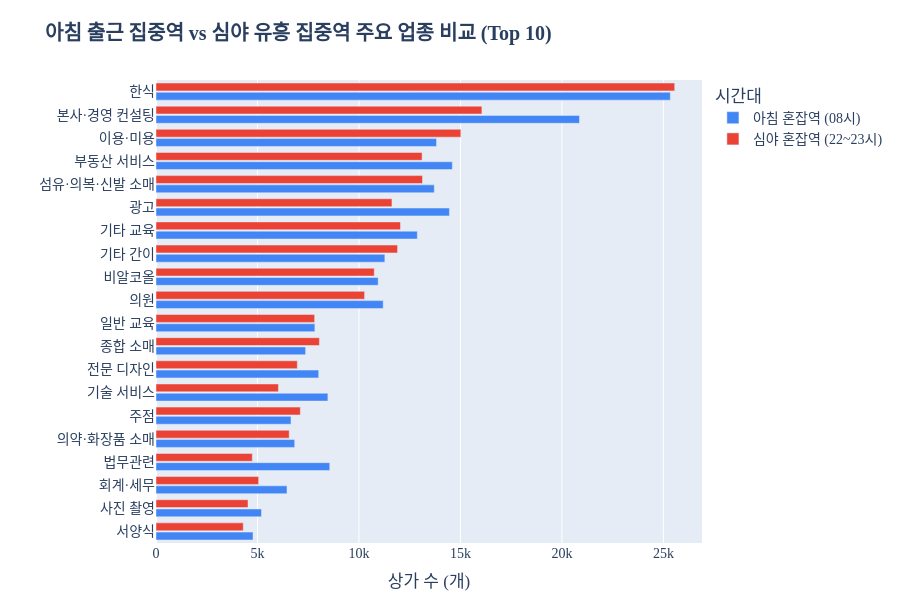

The notebook cell this image was saved under:
### Code cell
df_q2 = pd.read_csv('q2_morning_vs_night.csv')

df_q2_melted = df_q2.melt(
    id_vars='store_type', 
    value_vars=['morning_count', 'night_count'],
    var_name='Time', 
    value_name='Count'
)
df_q2_melted['Time'] = df_q2_melted['Time'].replace({
    'morning_count': '아침 혼잡역 (08시)', 
    'night_count': '심야 혼잡역 (22~23시)'
})

fig2 = px.bar(
    df_q2_melted, 
    y='store_type', 
    x='Count', 
    color='Time', 
    barmode='group', 
    orientation='h',
    title='<b>아침 출근 집중역 vs 심야 유흥 집중역 주요 업종 비교 (Top 10)</b>',
    labels={'store_type': '', 'Count': '상가 수 (개)', 'Time': '시간대'}, 
    color_discrete_sequence=['#4285F4', '#EA4335'] 
)
fig2.update_layout(
    height=600, 
    yaxis={'categoryorder': 'total ascending'},
    font=dict(family="Malgun Gothic", size=14),
    margin=dict(l=150, r=20, t=80, b=40),
    bargroupgap=0.15 
)

fig2.show()

### Figure 1 — Plotly figure (JSON) as saved in the notebook; plotly's stock layout.template omitted (floating-point values rounded to 4 significant figures)
{"data": [{"alignmentgroup": "True", "hovertemplate": "시간대=아침 혼잡역 (08시)<br>상가 수 (개)=%{x}<br>=%{y}<extra></extra>", "legendgroup": "아침 혼잡역 (08시)", "marker": {"color": "#4285F4", "pattern": {"shape": ""}}, "name": "아침 혼잡역 (08시)", "offsetgroup": "아침 혼잡역 (08시)", "orientation": "h", "showlegend": true, "textposition": "auto", "type": "bar", "x": [25340, 20866, 14601, 14458, 13822, 13713, 12876, 11276, 11194, 10946, 8561, 8469, 8016, 7827, 7371, 6833, 6651, 6455, 5198, 4781], "xaxis": "x", "y": ["한식", "본사·경영 컨설팅", "부동산 서비스", "광고", "이용·미용", "섬유·의복·신발 소매", "기타 교육", "기타 간이", "의원", "비알코올", "법무관련", "기술 서비스", "전문 디자인", "일반 교육", "종합 소매", "의약·화장품 소매", "주점", "회계·세무", "사진 촬영", "서양식"], "yaxis": "y"}, {"alignmentgroup": "True", "hovertemplate": "시간대=심야 혼잡역 (22~23시)<br>상가 수 (개)=%{x}<br>=%{y}<extra></extra>", "legendgroup": "심야 혼잡역 (22~23시)", "marker": {"color": "#EA4335", "pattern": {"shape": ""}}, "name": "심야 혼잡역 (22~23시)", "offsetgroup": "심야 혼잡역 (22~23시)", "orientation": "h", "showlegend": true, "textposition": "auto", "type": "bar", "x": [25557, 16058, 13112, 11626, 15019, 13131, 12047, 11902, 10277, 10753, 4746, 6033, 6962, 7816, 8052, 6563, 7112, 5057, 4534, 4299], "xaxis": "x", "y": ["한식", "본사·경영 컨설팅", "부동산 서비스", "광고", "이용·미용", "섬유·의복·신발 소매", "기타 교육", "기타 간이", "의원", "비알코올", "법무관련", "기술 서비스", "전문 디자인", "일반 교육", "종합 소매", "의약·화장품 소매", "주점", "회계·세무", "사진 촬영", "서양식"], "yaxis": "y"}], "layout": {"bargroupgap": 0.15, "barmode": "group", "font": {"family": "Malgun Gothic", "size": 14}, "height": 600, "legend": {"title": {"text": "시간대"}, "tracegroupgap": 0}, "margin": {"b": 40, "l": 150, "r": 20, "t": 80}, "title": {"text": "<b>아침 출근 집중역 vs 심야 유흥 집중역 주요 업종 비교 (Top 10)</b>"}, "xaxis": {"anchor": "y", "domain": [0, 1], "title": {"text": "상가 수 (개)"}}, "yaxis": {"anchor": "x", "categoryorder": "total ascending", "domain": [0, 1], "title": {"text": ""}}}}
